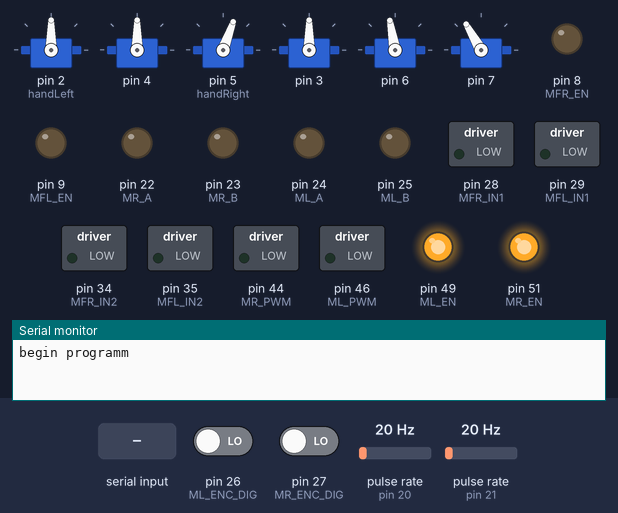
The sketch below on a simulated Arduino Mega 2560, built with avr-gcc and run on an emulated ATmega2560. Shown: 6 × servo, switched loads named in the sketch (green lamp = pin HIGH), output pins drawn as LEDs (lit = HIGH), the last lines printed to the serial monitor. Wiring (inferred from the names in the program): 2 × pulse sensor: data pin 20 / data pin 21. Inputs (shaded band) come from the test bench; at power-on: pin 26 (ML_ENC_DIG) LOW, pin 27 (MR_ENC_DIG) LOW, pulse rate (sensors on pin 20, pin 21) 20 Hz.

Above: at 10.2 s.
10.3 s: "orange\n" received over Serial
At 11.15 s:
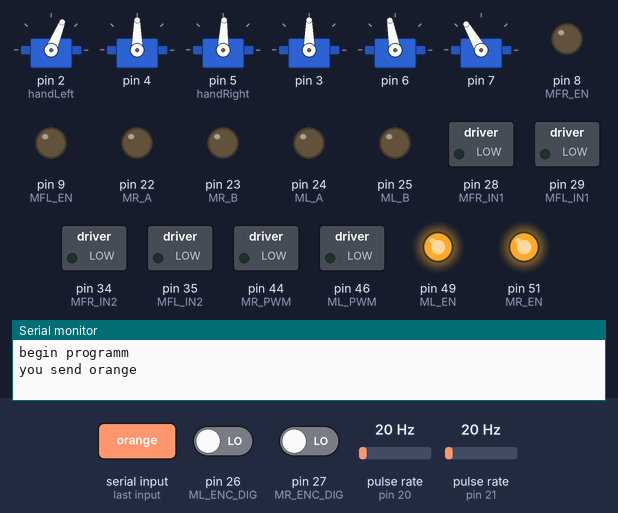
At 12.03 s:
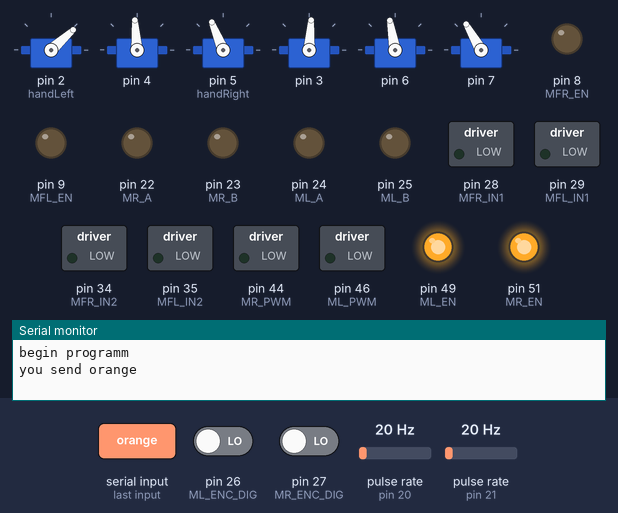
13.3 s: "rat\n" received over Serial
At 20.7 s:
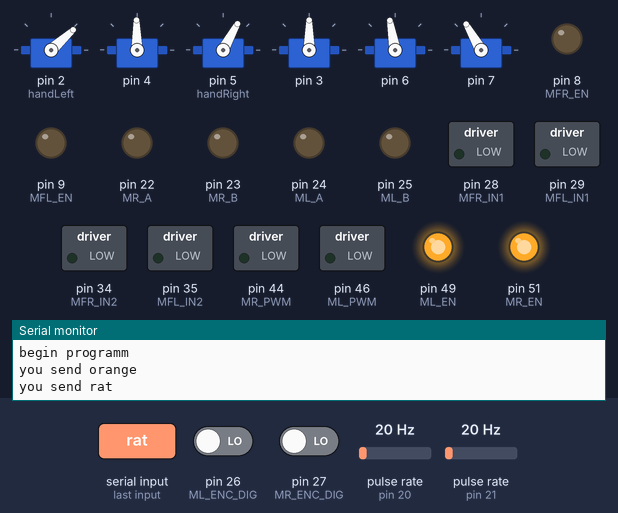
Timing chart, 0 to 25.1 s (numbered marks = the images above; inputs shaded):
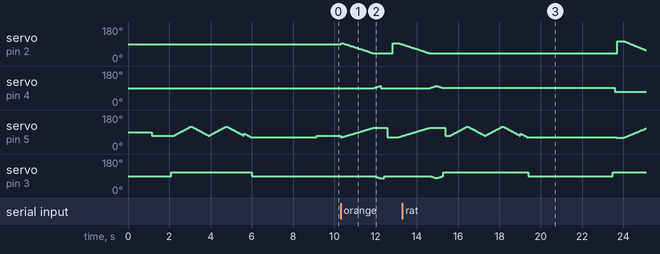

The sketch:

programmDemonstration.ino
```cpp
#include "condition.h"

void setup() {  //init
  _initSerials();
  _initEnc();
  _initMotors();
  delay(1000);
  _initServo();
  //_initMPU();
  // _initMag();
  //_initDisplay();

  conditionBegin();  //*/
}

void loop() {  //finite state machine

  conditionUpdate();
  switch (condition) {
    case 0:
      defaultCond();
      break;
    case 1:
      genaCond();
      break;
    case 2:
      ratCond();
      break;
    case 3:
      orangeCond();
      break;
    case 4:
      greenCond();
      break;
    default: break;
  }  //*/
}
```

condition.h
```cpp
#include "platform_motors.h"
#include "servos.h"
#include "display.h"
//#include "mpu.h"

bool flagEmotion = true;
bool conditionFlag[5] = { false, false, false, false, false };
static int condition = 0;

void conditionUpdate() {  //обновление текущего состояния в зависимости от предыдущих действий и текущих данных с камеры
  dataCheck();
  if (data == "gena" && !conditionFlag[1]) {
    condition = 1;
  } else if (data == "orange"){// && (!conditionFlag[3])) {
    condition = 3;
  } else if (data == "rat"){// && !conditionFlag[2]) {
    condition = 2;
  } else if (data == "green"){// && !conditionFlag[4]) {
    condition = 4;
  }
}

void condRatReg(int velMx = 0) {
  regRat();
  Serial.println("condRatRegBreak");
}

void conditionBegin() {
  hi();
  delay(3000);
  Serial.println("begin programm");
  /*handClap();
  uint32_t timer = millis();
  while (millis() - timer < 2000)
    ;
  Serial.println("start serial");*/
}

bool flagDefault = true;
void defaultCond() {  //стандратное состояние
  if (flagDefault) {
    if (!conditionFlag[3])
      beginServo(flagEmotion);
    flagDefault = false;
  }
}

void genaCond() {
  flagDefault = true;
  conditionFlag[1] = true;
  uint32_t timer = millis();
  while (millis() - timer < 5000)
    ;
  handScream();
  earsClose();
  flagEmotion = false;
  condition = 0;
}

void orangeCond() {
  flagEmotion = false;
  beginServo(flagEmotion);
  flagDefault = false;
  conditionFlag[3] = true;
  earsOpen();
  handOrange();
  condition = 0;
}

void ratCond() {
  NhandOrange();
  beginServo(flagEmotion);
  flagDefault = false;
  conditionFlag[2] = true;
  hi();
  delay(4000);
  talk();
  //_initServo();
  //handRightWrite(70, 8);
  //handLeftWrite(95, 8);
  condition = 0;
}

void arUco1Cond() {
  conditionFlag[4] = true;
  handClap();
  condition = 0;
}

void greenCond() {
  flagDefault = false;
  conditionFlag[4] = true;
  stopm(200);
  earsFly(2);
  uint32_t timer = millis();
  while (millis() - timer < 8000)
    ;
  circle();
  earsFly(20, 600);
  condition = 0;
  /*conditionFlag[4] = true;
    handClap();
    uint32_t timer = millis();
    while (millis() - timer < 2000);
    condition = 0;*/
}

bool flagArUco = true;
void arUcoCond() {
  /*flagDefault = true;
    conditionFlag[4] = true;
    stopm(200);
    earsFly();
    condition = 0; //*/
}
```

display.h
```cpp
#include <SPI.h>
#include <Wire.h>
#include <Adafruit_GFX.h>
#include <Adafruit_SSD1306.h>

#define SCREEN_WIDTH 128
#define SCREEN_HEIGHT 64

Adafruit_SSD1306 display(SCREEN_WIDTH, SCREEN_HEIGHT, &Wire, -1);
void _initDisplay() {
  Serial.begin(9600);
  display.begin(SSD1306_SWITCHCAPVCC, 0x3C);
  display.clearDisplay();
}
```

mag.h
```cpp
#define LEFTMAG 48
#define RIGHTMAG 50

void _initMag() {
  pinMode(LEFTMAG, OUTPUT);
  pinMode(RIGHTMAG, OUTPUT);
}

void onMag(uint32_t t = 8000) {
  uint32_t timer = millis();
  while (millis() - timer < t) {
    pinMode(LEFTMAG, HIGH);
    pinMode(RIGHTMAG, HIGH);
  }
  pinMode(LEFTMAG, LOW);
  pinMode(RIGHTMAG, LOW);
}

void offMag() {
  pinMode(LEFTMAG, LOW);
  pinMode(RIGHTMAG, LOW);
}
```

mpu.h
```cpp
/*#include <Wire.h>
#include <MPU6050.h>

MPU6050 mpu;
int16_t ax, ay, az;
int16_t gx, gy, gz;

void _initMPU() {
  Wire.begin();
  mpu.initialize();
  Serial.println(mpu.testConnection() ? "MPU6050 OK" : "MPU6050 FAIL");
  delay(1000);
}

void _checkMPU() {
  mpu.getMotion6(&ax, &ay, &az, &gx, &gy, &gz);
  Serial.print(ax); Serial.print('\t');
  Serial.print(ay); Serial.print('\t');
  Serial.print(az); Serial.print('\t');
  Serial.print(gx); Serial.print('\t');
  Serial.print(gy); Serial.print('\t');
  Serial.println(gz);
  delay(5);
}*/
```

platform_motors.h
```cpp
/*----------------------*/
//#include <Motors.h>
#include "mpu.h"
#include "serials.h"

//left motor of foot
#define MFL_EN 9
#define MFL_IN1 29
#define MFL_IN2 35

//right motor of foot
#define MFR_EN 8
#define MFR_IN1 28
#define MFR_IN2 34

//left motor
#define ML_EN 49
#define ML_A 24
#define ML_B 25
#define ML_PWM 46

#define ML_ENC_INT 20
#define ML_ENC_DIG 26

//right motor
#define MR_EN 51
#define MR_A 22
#define MR_B 23
#define MR_PWM 44

#define MR_ENC_INT 21
#define MR_ENC_DIG 27

#define VEL_L 70
#define VEL_R 70

#define REVERSE -1

#define TURN90 343

volatile int16_t encL = 0, encR = 0;

//Motors motorB = Motors(46, 24, 25, 0, 9); //A, B, PWM, INTERRUPT,
//Motors motorC = Motors(44, 22, 23, 1, 8);
/*----------------------*/
//клаасс моторов платформы создавать н-
int64_t timerL = 0, timerR = 0, time_encL = 0, time_encR = 0;
void _encoderL() {
  time_encL = micros() - timerL;
  if (digitalRead(ML_ENC_DIG)) {
    time_encL = -abs(time_encL);
    encL--;
  } else {
    time_encL = abs(time_encL);
    encL++;
  }
  timerL = micros();
}

void _encoderR() {
  time_encR = micros() - timerR;
  if (digitalRead(MR_ENC_DIG)) {
    time_encR = -abs(time_encR);
    encR--;
  } else {
    time_encR = abs(time_encR);
    encR++;
  }
  timerR = micros();
}

void _initEnc() {
  pinMode(ML_ENC_DIG, INPUT);
  pinMode(MR_ENC_DIG, INPUT);
  pinMode(ML_ENC_INT, INPUT);
  pinMode(MR_ENC_INT, INPUT);
  attachInterrupt(digitalPinToInterrupt(ML_ENC_INT), _encoderL, RISING);
  attachInterrupt(digitalPinToInterrupt(MR_ENC_INT), _encoderR, RISING);
}

int16_t len_to_pulses(float n) {
  return (n / (3.14 * 0.1)) * 372;
}

void _checkEnc() {
  Serial.print("encL: ");
  Serial.print(digitalRead(26));  //platform_encoders[0]);
  Serial.print("\t");
  Serial.print("encR: ");
  Serial.println(digitalRead(27));  //platform_encoders[1]);
}

void _checkInt() {
  Serial.print("intL: ");
  Serial.print(digitalRead(ML_ENC_INT));
  Serial.print("\t");
  Serial.print("intR: ");
  Serial.println(digitalRead(MR_ENC_INT));
}

void _checkDIG() {
  Serial.print("digL: ");
  Serial.print(digitalRead(ML_ENC_DIG));
  Serial.print("\t");
  Serial.print("digR: ");
  Serial.println(digitalRead(MR_ENC_DIG));
}

void _initMotors() {
  pinMode(ML_EN, OUTPUT);
  pinMode(ML_A, OUTPUT);
  pinMode(ML_B, OUTPUT);
  pinMode(ML_PWM, OUTPUT);
  digitalWrite(ML_EN, HIGH);

  pinMode(MR_EN, OUTPUT);
  pinMode(MR_A, OUTPUT);
  pinMode(MR_B, OUTPUT);
  pinMode(MR_PWM, OUTPUT);
  digitalWrite(MR_EN, HIGH);

  //motors of foots
  pinMode(MFL_EN, OUTPUT);
  pinMode(MFL_IN1, OUTPUT);
  pinMode(MFL_IN2, OUTPUT);
  pinMode(MFR_EN, OUTPUT);
  pinMode(MFR_IN1, OUTPUT);
  pinMode(MFR_IN2, OUTPUT);
}

void motorsFoots(int mR, int mL, uint32_t t = 500) {
  analogWrite(MFL_EN, mL);
  if (mL > 0) {
    digitalWrite(MFL_IN1, LOW);
    digitalWrite(MFL_IN2, HIGH);
  } else {
    digitalWrite(MFL_IN1, HIGH);
    digitalWrite(MFL_IN2, LOW);
  }
  //
  analogWrite(MFR_EN, mR);
  if (mR > 0) {
    digitalWrite(MFR_IN1, LOW);
    digitalWrite(MFR_IN2, HIGH);
  } else {
    digitalWrite(MFR_IN1, HIGH);
    digitalWrite(MFR_IN2, LOW);
  }
}

void stopm(uint32_t t = 2000) {
  uint32_t timer = millis();
  while (millis() - timer < t) {
    //rotateRight(-30);
    delay(200);
    digitalWrite(ML_A, LOW);
    digitalWrite(ML_B, LOW);
    digitalWrite(MR_A, LOW);
    digitalWrite(MR_B, LOW);
  }
}

void movement_of_foots(uint32_t t = 500) {
  static uint32_t timer = millis();
  if ((millis() - timer) < 550) {
    motorsFoots(110, 140);
  } else if ((millis() - timer) < 1100) {
    motorsFoots(-110, -140);
  } else {
    timer = millis();
  }
}

void motorsFootStop() {
  motorsFoots(70, -70);
  stopm(300);
  motorsFoots(0, 0);
}

int sgn(int n) {
  if (n > 0) return 1;
  else return -1;
}

void zeroEnc() {
  encL = 0;
  encR = 0;
}

void rotateLeft(int powerMotor) {
  //если powerMotor < 0 то LOW, если > 0 то HIGH
  if (powerMotor > 0) {
    digitalWrite(ML_A, HIGH);
    digitalWrite(ML_B, LOW);
  } else {
    digitalWrite(ML_A, LOW);
    digitalWrite(ML_B, HIGH);
  }
  analogWrite(ML_PWM, constrain(powerMotor, -255, 255));
}

void rotateRight(int powerMotor) {
  //если powerMotor < 0 то LOW, если > 0 то HIGH
  if (powerMotor > 0) {
    digitalWrite(MR_A, LOW);
    digitalWrite(MR_B, HIGH);
  } else {
    digitalWrite(MR_A, HIGH);
    digitalWrite(MR_B, LOW);
  }
  analogWrite(MR_PWM, constrain(powerMotor, -255, 255));
}

void rotateLeftL(int powerMotor) {
  //если powerMotor < 0 то LOW, если > 0 то HIGH

  int vel = map(abs(powerMotor), 0, 100, 0, 255);
  if (powerMotor > 0) {
    digitalWrite(ML_A, HIGH);
    digitalWrite(ML_B, LOW);
  } else {
    digitalWrite(ML_A, LOW);
    digitalWrite(ML_B, HIGH);
  }
  analogWrite(ML_PWM, constrain(vel, -255, 255));
}

void rotateRightL(int powerMotor) {
  //если powerMotor < 0 то LOW, если > 0 то HIGH

  int vel = map(abs(powerMotor), 0, 100, 0, 255);
  if (powerMotor > 0) {
    digitalWrite(MR_A, LOW);
    digitalWrite(MR_B, HIGH);
  } else {
    digitalWrite(MR_A, HIGH);
    digitalWrite(MR_B, LOW);
  }
  analogWrite(MR_PWM, constrain(vel, -255, 255));
}

float speedL = 1, speedR = 1;
float errOldL = 0, errOldR = 0, iLEnc = 0, iREnc = 0, errIL = 0, errIR = 0;
void speedControl(int rpmL, int rpmR, float kPspeed = 0.1, float kIspeed = 0.1) {
  /* speedL = (3.14 * 0.1) / ((time_encL) / 1000.0 * 380);
    speedR = (3.14 * 0.1) / ((time_encR) / 1000.0 * 380);*/

  speedL = 60000000 / 100 / time_encL;  // 1/time_enc * epr
  speedR = 60000000 / 100 / time_encR;

  float errL = (rpmL - speedL), errR = (rpmR - speedR);
  float uL = errL * kPspeed, uR = errR * kPspeed;

  //movement_of_foots();
  rotateLeft(uL);
  rotateRight(uR);
  /* Serial.print("speedL: ");
    Serial.print(speedL);
    Serial.print("  speedR: ");
    Serial.print(speedR);
    Serial.print("  uL: ");
    Serial.print(uL);
    Serial.print("  uR: ");
    Serial.println(uR);//*/
}

void forwardEnc(int16_t dist = 1200, float kM = 1, int velMx = 50, float kp = 10, float kd = 1, float ki = 0.001, float kv = 0.1) {
  zeroEnc();
  dist = (len_to_pulses(dist)) * kM;
  int16_t encLReg = encL, encRReg = encR, errOldEnc = 0, errEnc = 0, dEnc = 0, iEnc = 0, vel = 0;
  float u = 0, kpReg = 0, kdReg = 0, kiReg = 0;
  velMx = abs(velMx);
  while ((encLReg + encRReg) < abs(dist) * 2) {
    movement_of_foots();
    encLReg = abs(encL);
    encRReg = abs(encR);
    if ((encLReg + encRReg) < abs(dist) * 1.5) vel = (encLReg + encRReg) / 2;
    else vel = abs(dist) - (encLReg + encRReg) / 2;
    vel += 20;
    if (vel > velMx) vel = velMx;
    errEnc = (encRReg - encLReg);
    iEnc += errEnc;
    u = float(errEnc) * kp + float(iEnc) * kiReg;
    errOldEnc = errEnc;
    rotateLeft(sgn(dist) * (vel + u));
    rotateRight(sgn(dist) * (vel - u));
  }
  motorsFootStop();
}

void forwardEncN(int16_t dist = 1200, int velMx = 100, float kp = 6, float kd = 1, float ki = 0.001, float kv = 0.1) {
  zeroEnc();
  dist = (len_to_pulses(dist));
  int16_t encLReg = encL, encRReg = encR, errOldEnc = 0, errEnc = 0, iEnc = 0, vel = 60;
  float u = 0;
  velMx = abs(velMx);
  while ((encLReg + encRReg) < abs(dist) * 2) {
    movement_of_foots();
    encLReg = abs(encL);
    encRReg = abs(encR);
    if ((encLReg + encRReg) < abs(dist) * 1.5) vel = (encLReg + encRReg) / 2;
    else vel = abs(dist) - (encLReg + encRReg) / 2;
    vel += 50;
    if (vel > velMx) vel = velMx;
    errEnc = (encRReg - encLReg);
    u = float(errEnc) * kp;
    rotateLeft(sgn(dist) * (vel + u));
    rotateRight(sgn(dist) * (vel - u));
  }
  motorsFootStop();
}

void forwardTime(int32_t time = 2000, int16_t dist = 1200, float kM = 1, int velMx = 50, float kp = 10, float kd = 1, float ki = 0.001, float kv = 0.1) {
  dist = (len_to_pulses(dist)) * kM;
  int16_t encLReg = encL, encRReg = encR, errOldEnc = 0, errEnc = 0, dEnc = 0, iEnc = 0, vel = 0;
  float u = 0, kpReg = 0, kdReg = 0, kiReg = 0;
  velMx = abs(velMx);
  uint32_t timer = millis();
  while (millis() - timer < time) {
    encLReg = abs(encL);
    encRReg = abs(encR);
    if ((encLReg + encRReg) < abs(dist) * 1.5) vel = (encLReg + encRReg) / 2;
    else vel = abs(dist) - (encLReg + encRReg) / 2;
    vel += 20;
    if (vel > velMx) vel = velMx;
    errEnc = (encRReg - encLReg);
    iEnc += errEnc;
    u = float(errEnc) * kp + float(iEnc) * kiReg;
    errOldEnc = errEnc;
    rotateLeft(sgn(dist) * (vel + u));
    rotateRight(sgn(dist) * (vel - u));
    ;
  }
  //motorsFoots(-70, -70);
  stopm(300);
  //motorsFoots(0, 0);
  stopm(40);
}

void turnEncRight(int16_t dist = -343, int velMx = 70, float kp = 10, float kd = 1, float ki = 0.001, float kv = 0.1) {
  zeroEnc();
  int16_t encLReg = encL, encRReg = encR, errOldEnc = 0, errEnc = 0, dEnc = 0, iEnc = 0, vel = 0;
  float u = 0, kpReg = 0, kdReg = 0, kiReg = 0;
  velMx = abs(velMx);

  while ((encLReg) < abs(dist)) {
    //  Serial.println("beginRegTurn");
    encLReg = abs(encL);
    encRReg = abs(encR);
    vel = float(vel) * kv + 20;
    if (vel > velMx) vel = velMx;
    kpReg = float(kp * vel) / 100.0;
    errEnc = (encRReg - encLReg);
    iEnc += errEnc;
    if (sgn(errOldEnc) != sgn(errEnc)) iEnc = 0;
    u = float(errEnc) * kpReg + dEnc * kdReg + float(iEnc) * kiReg;
    errOldEnc = errEnc;

    rotateLeft(-1 * sgn(dist) * constrain(vel + u, -velMx, velMx));
    rotateRight(sgn(dist) * constrain((vel - u), -velMx, velMx));
    /* Serial.print("vel and u end: ");
      Serial.print(vel);
      Serial.print("  ");
      Serial.println(u);
      Serial.println();*/
  }
  stopm(1000);
}


void turnEncLeft(int16_t dist = -1200, int velMx = 220, float kp = 10, float kd = 1, float ki = 0.001, float kv = 0.1) {
  zeroEnc();
  int16_t encLReg = encL, encRReg = encR, errOldEnc = 0, errEnc = 0, dEnc = 0, iEnc = 0, vel = 0;
  float u = 0, kpReg = 0, kdReg = 0, kiReg = 0;
  velMx = abs(velMx);

  while ((encLReg) < abs(dist)) {
    speedControl(-velMx, velMx);
  }
  stopm(1000);
  _checkEnc();
}
bool flagToGreen = false;
uint32_t timerRed = millis();
void spinToGreen(uint32_t t = 20000, int velMx = 30, float kp = 10, float kd = 1, float ki = 0.001, float kv = 0.1) {
  zeroEnc();
  int16_t encLReg = encL, encRReg = encR, errOldEnc = 0, errEnc = 0, dEnc = 0, iEnc = 0, vel = 0;
  float u = 0, kpReg = 10, kdReg = 0, kiReg = 0;
  velMx = abs(velMx);
  while (!flagToGreen) {
    movement_of_foots();
    encLReg = abs(encL);
    encRReg = abs(encR);
    if (vel > velMx) vel = velMx;
    errEnc = (encRReg - encLReg);
    u = float(errEnc) * 10;
    rotateLeftL(constrain((vel - u), -velMx, velMx));
    rotateRightL(constrain((vel + u), -velMx, velMx));  //*/
    dataCheck();
    if (data == "green") {
      flagToGreen = true;
      motorsFoots(0, 0);
      motorsFootStop();
      stopm(1000);
    }
  }
}

void turnTimeLeft(uint32_t t, int velMx = 30, float kp = 10, float kd = 10, float ki = 0.001, float kv = 0.1) {
  zeroEnc();
  int16_t encLReg = encL, encRReg = encR, errEnc = 0, vel = 20;
  float u = 0, kpReg = 0;
  velMx = abs(velMx);
  uint32_t timer = millis();
  Serial.println("start");

  while (millis() - timer < t) {
    //Serial.println(constrain((vel + u), -velMx, velMx));
    movement_of_foots();
    encLReg = abs(encL);
    encRReg = abs(encR);
    if (vel > velMx) vel = velMx;
    errEnc = (encRReg - encLReg);
    u = float(errEnc) * 10;
    rotateLeftL(constrain((vel - u), -velMx, velMx));
    rotateRightL(constrain((vel + u), -velMx, velMx));  //*/
    Serial.print("encLReg and encRReg: ");
    Serial.print(encLReg);
    Serial.print("  ");
    Serial.println(encRReg);
    Serial.println();
  }
  spinToGreen();
}

void turnTimeRight(uint32_t t, int velMx = 60, float kp = 10, float kd = 1, float ki = 0.001, float kv = 0.1) {
  zeroEnc();
  int16_t encLReg = encL, encRReg = encR, errOldEnc = 0, errEnc = 0, dEnc = 0, iEnc = 0, vel = 0;
  float u = 0, kpReg = 0, kdReg = 0, kiReg = 0;
  velMx = abs(velMx);
  uint32_t timer = millis();

  while (millis() - timer < t) {
    //movement_of_foots();
    encLReg = abs(encL);
    encRReg = abs(encR);
    vel = float(vel) * kv + 20;
    if (vel > velMx) vel = velMx;
    errEnc = (encRReg - encLReg);
    u = float(errEnc) * kpReg;
    rotateLeft(constrain((vel - u), -velMx, velMx));
    rotateRight(-1 * constrain((vel + u), -velMx, velMx));  //*/
    /*Serial.print("errEnc and u: ");
      Serial.print(errEnc);
      Serial.print("  ");
      Serial.println(u);
      Serial.println();*/
  }
}

void spinRat(uint32_t t) {
  Serial.println("spinRat");
  turnTimeLeft(t);
}


bool flagToRat = false;
void regRat(int velMx = 20, float kp = 10, float kd = 1, float ki = 0.001, float kv = 0.1) {
  zeroEnc();
  int16_t encLReg = encL, encRReg = encR, errOldEnc = 0, errEnc = 0, dEnc = 0, iEnc = 0, vel = 0;
  float u = 0, kpReg = 0, kdReg = 0, kiReg = 0;
  velMx = abs(velMx);
  while (!flagToRat) {
    encLReg = abs(encL);
    encRReg = abs(encR);
    vel = float(vel) * kv + 20;
    if (vel > velMx) vel = velMx;
    errEnc = (encRReg - encLReg);
    u = float(errEnc) * kpReg;
    rotateLeft(-1 * constrain((vel - u), -velMx, velMx));
    rotateRight(constrain((vel + u), -velMx, velMx));
    dataCheck();
    if (dataDist == "break") {
      flagToRat = true;
    }
  }
}

void motorsAruco() {
  forwardEnc(1);
  //  turnEncRight(343);
  forwardEnc(1);
  stopm(2000);
}

/*-------------LIB MOTORS-------------*/
/*void _stopmLib(uint32_t t = 1000) {
  uint32_t timer = millis();
  while (millis() - timer < t) {
    motorB.stop();
    motorC.stop();
  }
}

void _forwardEncLib(int16_t enc = 250) {
  encL = 0;
  while (encL < enc) {
    motorB.set(VEL_L);
    motorC.set(REVERSE * VEL_R);
  }
  _stopmLib();
}

void _forwardTimeLib(uint32_t t = 1000) {
  uint32_t timer = millis();
  while (millis() - timer < t) {
    motorB.set(VEL_L);
    motorC.set(REVERSE * VEL_R);
  }
  _stopmLib();
}

void _rightEncLib(int16_t enc = 254) {
  encL = 0;
  while (encL < enc) {
    motorB.set(VEL_L);
    motorC.set(REVERSE * (-VEL_R));
  }
  _stopmLib();
}
*/
```

Source omitted: serials.h (2103 bytes), servos.h (8404 bytes)

Measured:
- after the input at 10.3 s, servo on pin 4: rises from 90° to 101° in 0.30 s, then falls to 90° in 0.03 s
